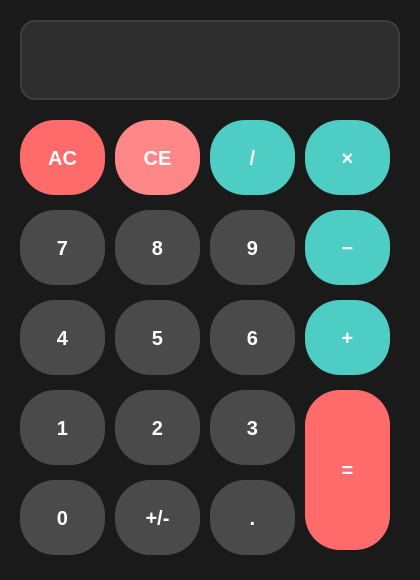
<?xml version="1.0" encoding="UTF-8"?>
<ui version="4.0">
 <class>Dialog</class>
 <widget class="QDialog" name="Dialog">
  <property name="geometry">
   <rect>
    <x>0</x>
    <y>0</y>
    <width>420</width>
    <height>580</height>
   </rect>
  </property>
  <property name="windowTitle">
   <string>Calculator</string>
  </property>
  <property name="styleSheet">
   <string notr="true">QDialog {
    background-color: #1a1a1a;
}

QPushButton {
    border: none;
    border-radius: 35px;
    font-size: 20px;
    font-weight: bold;
}

QPushButton:hover {
    opacity: 0.9;
}

QPushButton:pressed {
    opacity: 0.7;
}
</string>
  </property>
  <widget class="QLineEdit" name="lineEdit">
   <property name="geometry">
    <rect>
     <x>20</x>
     <y>20</y>
     <width>380</width>
     <height>80</height>
    </rect>
   </property>
   <property name="font">
    <font>
     <pointsize>32</pointsize>
     <weight>75</weight>
     <bold>true</bold>
    </font>
   </property>
   <property name="styleSheet">
    <string notr="true">QLineEdit {
    background-color: #2d2d2d;
    color: #ffffff;
    border: 2px solid #3d3d3d;
    border-radius: 15px;
    padding: 15px;
    selection-background-color: #4a4a4a;
}
</string>
   </property>
   <property name="alignment">
    <set>Qt::AlignRight|Qt::AlignTrailing|Qt::AlignVCenter</set>
   </property>
   <property name="readOnly">
    <bool>true</bool>
   </property>
  </widget>
  <widget class="QPushButton" name="cleanAllBtn">
   <property name="geometry">
    <rect>
     <x>20</x>
     <y>120</y>
     <width>85</width>
     <height>75</height>
    </rect>
   </property>
   <property name="font">
    <font>
     <pointsize>18</pointsize>
     <weight>75</weight>
     <bold>true</bold>
    </font>
   </property>
   <property name="styleSheet">
    <string notr="true">QPushButton {
    background-color: #ff6b6b;
    color: #ffffff;
}
</string>
   </property>
   <property name="text">
    <string>AC</string>
   </property>
  </widget>
  <widget class="QPushButton" name="cleanEntryBtn">
   <property name="geometry">
    <rect>
     <x>115</x>
     <y>120</y>
     <width>85</width>
     <height>75</height>
    </rect>
   </property>
   <property name="font">
    <font>
     <pointsize>18</pointsize>
     <weight>75</weight>
     <bold>true</bold>
    </font>
   </property>
   <property name="styleSheet">
    <string notr="true">QPushButton {
    background-color: #ff8787;
    color: #ffffff;
}
</string>
   </property>
   <property name="text">
    <string>CE</string>
   </property>
  </widget>
  <widget class="QPushButton" name="div">
   <property name="geometry">
    <rect>
     <x>210</x>
     <y>120</y>
     <width>85</width>
     <height>75</height>
    </rect>
   </property>
   <property name="font">
    <font>
     <pointsize>24</pointsize>
     <weight>75</weight>
     <bold>true</bold>
    </font>
   </property>
   <property name="styleSheet">
    <string notr="true">QPushButton {
    background-color: #4ecdc4;
    color: #ffffff;
}
</string>
   </property>
   <property name="text">
    <string>/</string>
   </property>
  </widget>
  <widget class="QPushButton" name="multi">
   <property name="geometry">
    <rect>
     <x>305</x>
     <y>120</y>
     <width>85</width>
     <height>75</height>
    </rect>
   </property>
   <property name="font">
    <font>
     <pointsize>24</pointsize>
     <weight>75</weight>
     <bold>true</bold>
    </font>
   </property>
   <property name="styleSheet">
    <string notr="true">QPushButton {
    background-color: #4ecdc4;
    color: #ffffff;
}
</string>
   </property>
   <property name="text">
    <string>×</string>
   </property>
  </widget>
  <widget class="QPushButton" name="number7">
   <property name="geometry">
    <rect>
     <x>20</x>
     <y>210</y>
     <width>85</width>
     <height>75</height>
    </rect>
   </property>
   <property name="font">
    <font>
     <pointsize>24</pointsize>
     <weight>75</weight>
     <bold>true</bold>
    </font>
   </property>
   <property name="styleSheet">
    <string notr="true">QPushButton {
    background-color: #4a4a4a;
    color: #ffffff;
}
</string>
   </property>
   <property name="text">
    <string>7</string>
   </property>
  </widget>
  <widget class="QPushButton" name="number8">
   <property name="geometry">
    <rect>
     <x>115</x>
     <y>210</y>
     <width>85</width>
     <height>75</height>
    </rect>
   </property>
   <property name="font">
    <font>
     <pointsize>24</pointsize>
     <weight>75</weight>
     <bold>true</bold>
    </font>
   </property>
   <property name="styleSheet">
    <string notr="true">QPushButton {
    background-color: #4a4a4a;
    color: #ffffff;
}
</string>
   </property>
   <property name="text">
    <string>8</string>
   </property>
  </widget>
  <widget class="QPushButton" name="number9">
   <property name="geometry">
    <rect>
     <x>210</x>
     <y>210</y>
     <width>85</width>
     <height>75</height>
    </rect>
   </property>
   <property name="font">
    <font>
     <pointsize>24</pointsize>
     <weight>75</weight>
     <bold>true</bold>
    </font>
   </property>
   <property name="styleSheet">
    <string notr="true">QPushButton {
    background-color: #4a4a4a;
    color: #ffffff;
}
</string>
   </property>
   <property name="text">
    <string>9</string>
   </property>
  </widget>
  <widget class="QPushButton" name="minus">
   <property name="geometry">
    <rect>
     <x>305</x>
     <y>210</y>
     <width>85</width>
     <height>75</height>
    </rect>
   </property>
   <property name="font">
    <font>
     <pointsize>24</pointsize>
     <weight>75</weight>
     <bold>true</bold>
    </font>
   </property>
   <property name="styleSheet">
    <string notr="true">QPushButton {
    background-color: #4ecdc4;
    color: #ffffff;
}
</string>
   </property>
   <property name="text">
    <string>−</string>
   </property>
  </widget>
  <widget class="QPushButton" name="number4">
   <property name="geometry">
    <rect>
     <x>20</x>
     <y>300</y>
     <width>85</width>
     <height>75</height>
    </rect>
   </property>
   <property name="font">
    <font>
     <pointsize>24</pointsize>
     <weight>75</weight>
     <bold>true</bold>
    </font>
   </property>
   <property name="styleSheet">
    <string notr="true">QPushButton {
    background-color: #4a4a4a;
    color: #ffffff;
}
</string>
   </property>
   <property name="text">
    <string>4</string>
   </property>
  </widget>
  <widget class="QPushButton" name="number5">
   <property name="geometry">
    <rect>
     <x>115</x>
     <y>300</y>
     <width>85</width>
     <height>75</height>
    </rect>
   </property>
   <property name="font">
    <font>
     <pointsize>24</pointsize>
     <weight>75</weight>
     <bold>true</bold>
    </font>
   </property>
   <property name="styleSheet">
    <string notr="true">QPushButton {
    background-color: #4a4a4a;
    color: #ffffff;
}
</string>
   </property>
   <property name="text">
    <string>5</string>
   </property>
  </widget>
  <widget class="QPushButton" name="number6">
   <property name="geometry">
    <rect>
     <x>210</x>
     <y>300</y>
     <width>85</width>
     <height>75</height>
    </rect>
   </property>
   <property name="font">
    <font>
     <pointsize>24</pointsize>
     <weight>75</weight>
     <bold>true</bold>
    </font>
   </property>
   <property name="styleSheet">
    <string notr="true">QPushButton {
    background-color: #4a4a4a;
    color: #ffffff;
}
</string>
   </property>
   <property name="text">
    <string>6</string>
   </property>
  </widget>
  <widget class="QPushButton" name="plus">
   <property name="geometry">
    <rect>
     <x>305</x>
     <y>300</y>
     <width>85</width>
     <height>75</height>
    </rect>
   </property>
   <property name="font">
    <font>
     <pointsize>24</pointsize>
     <weight>75</weight>
     <bold>true</bold>
    </font>
   </property>
   <property name="styleSheet">
    <string notr="true">QPushButton {
    background-color: #4ecdc4;
    color: #ffffff;
}
</string>
   </property>
   <property name="text">
    <string>+</string>
   </property>
  </widget>
  <widget class="QPushButton" name="number1">
   <property name="geometry">
    <rect>
     <x>20</x>
     <y>390</y>
     <width>85</width>
     <height>75</height>
    </rect>
   </property>
   <property name="font">
    <font>
     <pointsize>24</pointsize>
     <weight>75</weight>
     <bold>true</bold>
    </font>
   </property>
   <property name="styleSheet">
    <string notr="true">QPushButton {
    background-color: #4a4a4a;
    color: #ffffff;
}
</string>
   </property>
   <property name="text">
    <string>1</string>
   </property>
  </widget>
  <widget class="QPushButton" name="number2">
   <property name="geometry">
    <rect>
     <x>115</x>
     <y>390</y>
     <width>85</width>
     <height>75</height>
    </rect>
   </property>
   <property name="font">
    <font>
     <pointsize>24</pointsize>
     <weight>75</weight>
     <bold>true</bold>
    </font>
   </property>
   <property name="styleSheet">
    <string notr="true">QPushButton {
    background-color: #4a4a4a;
    color: #ffffff;
}
</string>
   </property>
   <property name="text">
    <string>2</string>
   </property>
  </widget>
  <widget class="QPushButton" name="number3">
   <property name="geometry">
    <rect>
     <x>210</x>
     <y>390</y>
     <width>85</width>
     <height>75</height>
    </rect>
   </property>
   <property name="font">
    <font>
     <pointsize>24</pointsize>
     <weight>75</weight>
     <bold>true</bold>
    </font>
   </property>
   <property name="styleSheet">
    <string notr="true">QPushButton {
    background-color: #4a4a4a;
    color: #ffffff;
}
</string>
   </property>
   <property name="text">
    <string>3</string>
   </property>
  </widget>
  <widget class="QPushButton" name="equalBtn">
   <property name="geometry">
    <rect>
     <x>305</x>
     <y>390</y>
     <width>85</width>
     <height>160</height>
    </rect>
   </property>
   <property name="font">
    <font>
     <pointsize>24</pointsize>
     <weight>75</weight>
     <bold>true</bold>
    </font>
   </property>
   <property name="styleSheet">
    <string notr="true">QPushButton {
    background-color: #ff6b6b;
    color: #ffffff;
}
</string>
   </property>
   <property name="text">
    <string>=</string>
   </property>
  </widget>
  <widget class="QPushButton" name="number0">
   <property name="geometry">
    <rect>
     <x>20</x>
     <y>480</y>
     <width>85</width>
     <height>75</height>
    </rect>
   </property>
   <property name="font">
    <font>
     <pointsize>24</pointsize>
     <weight>75</weight>
     <bold>true</bold>
    </font>
   </property>
   <property name="styleSheet">
    <string notr="true">QPushButton {
    background-color: #4a4a4a;
    color: #ffffff;
}
</string>
   </property>
   <property name="text">
    <string>0</string>
   </property>
  </widget>
  <widget class="QPushButton" name="sign">
   <property name="geometry">
    <rect>
     <x>115</x>
     <y>480</y>
     <width>85</width>
     <height>75</height>
    </rect>
   </property>
   <property name="font">
    <font>
     <pointsize>18</pointsize>
     <weight>75</weight>
     <bold>true</bold>
    </font>
   </property>
   <property name="styleSheet">
    <string notr="true">QPushButton {
    background-color: #4a4a4a;
    color: #ffffff;
}
</string>
   </property>
   <property name="text">
    <string>+/-</string>
   </property>
  </widget>
  <widget class="QPushButton" name="dot">
   <property name="geometry">
    <rect>
     <x>210</x>
     <y>480</y>
     <width>85</width>
     <height>75</height>
    </rect>
   </property>
   <property name="font">
    <font>
     <pointsize>24</pointsize>
     <weight>75</weight>
     <bold>true</bold>
    </font>
   </property>
   <property name="styleSheet">
    <string notr="true">QPushButton {
    background-color: #4a4a4a;
    color: #ffffff;
}
</string>
   </property>
   <property name="text">
    <string>.</string>
   </property>
  </widget>
 </widget>
 <resources/>
 <connections/>
</ui>
